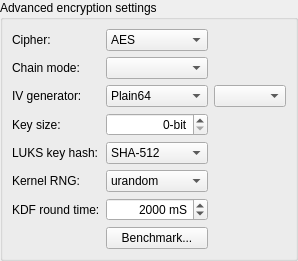
        <widget class="QWidget" name="Step_FDE">
         <layout class="QGridLayout" name="_6">
          <property name="leftMargin">
           <number>0</number>
          </property>
          <property name="topMargin">
           <number>0</number>
          </property>
          <property name="rightMargin">
           <number>0</number>
          </property>
          <property name="bottomMargin">
           <number>0</number>
          </property>
          <item row="1" column="0">
           <widget class="QGroupBox" name="encryptionBox">
            <property name="sizePolicy">
             <sizepolicy hsizetype="MinimumExpanding" vsizetype="Minimum">
              <horstretch>0</horstretch>
              <verstretch>0</verstretch>
             </sizepolicy>
            </property>
            <property name="title">
             <string>Advanced encryption settings</string>
            </property>
            <layout class="QGridLayout" name="gridLayout_5">
             <item row="6" column="1">
              <widget class="QComboBox" name="comboFDEhash">
               <property name="sizePolicy">
                <sizepolicy hsizetype="Minimum" vsizetype="Preferred">
                 <horstretch>0</horstretch>
                 <verstretch>0</verstretch>
                </sizepolicy>
               </property>
               <property name="toolTip">
                <string/>
               </property>
               <item>
                <property name="text">
                 <string>SHA-512</string>
                </property>
               </item>
               <item>
                <property name="text">
                 <string>SHA-256</string>
                </property>
               </item>
               <item>
                <property name="text">
                 <string>Whirlpool</string>
                </property>
               </item>
               <item>
                <property name="text">
                 <string>SHA-1</string>
                </property>
               </item>
               <item>
                <property name="text">
                 <string>RIPEMD-160</string>
                </property>
               </item>
              </widget>
             </item>
             <item row="5" column="1">
              <widget class="QSpinBox" name="spinFDEkeysize">
               <property name="sizePolicy">
                <sizepolicy hsizetype="Minimum" vsizetype="Fixed">
                 <horstretch>0</horstretch>
                 <verstretch>0</verstretch>
                </sizepolicy>
               </property>
               <property name="alignment">
                <set>Qt::AlignRight|Qt::AlignTrailing|Qt::AlignVCenter</set>
               </property>
               <property name="suffix">
                <string>-bit</string>
               </property>
              </widget>
             </item>
             <item row="22" column="1">
              <widget class="QSpinBox" name="spinFDEroundtime">
               <property name="sizePolicy">
                <sizepolicy hsizetype="Minimum" vsizetype="Preferred">
                 <horstretch>0</horstretch>
                 <verstretch>0</verstretch>
                </sizepolicy>
               </property>
               <property name="toolTip">
                <string/>
               </property>
               <property name="alignment">
                <set>Qt::AlignRight|Qt::AlignTrailing|Qt::AlignVCenter</set>
               </property>
               <property name="suffix">
                <string> mS</string>
               </property>
               <property name="maximum">
                <number>999999999</number>
               </property>
               <property name="singleStep">
                <number>1000</number>
               </property>
               <property name="value">
                <number>2000</number>
               </property>
              </widget>
             </item>
             <item row="6" column="0">
              <widget class="QLabel" name="labelFDEhash">
               <property name="sizePolicy">
                <sizepolicy hsizetype="Minimum" vsizetype="Preferred">
                 <horstretch>0</horstretch>
                 <verstretch>0</verstretch>
                </sizepolicy>
               </property>
               <property name="text">
                <string>LUKS key hash:</string>
               </property>
              </widget>
             </item>
             <item row="5" column="0">
              <widget class="QLabel" name="labelFDEkeysize">
               <property name="sizePolicy">
                <sizepolicy hsizetype="Minimum" vsizetype="Preferred">
                 <horstretch>0</horstretch>
                 <verstretch>0</verstretch>
                </sizepolicy>
               </property>
               <property name="text">
                <string>Key size:</string>
               </property>
              </widget>
             </item>
             <item row="25" column="0">
              <spacer name="verticalSpacer_6">
               <property name="orientation">
                <enum>Qt::Vertical</enum>
               </property>
               <property name="sizeHint" stdset="0">
                <size>
                 <width>0</width>
                 <height>0</height>
                </size>
               </property>
              </spacer>
             </item>
             <item row="22" column="0">
              <widget class="QLabel" name="labelFDEroundtime">
               <property name="sizePolicy">
                <sizepolicy hsizetype="Minimum" vsizetype="Preferred">
                 <horstretch>0</horstretch>
                 <verstretch>0</verstretch>
                </sizepolicy>
               </property>
               <property name="text">
                <string>KDF round time:</string>
               </property>
              </widget>
             </item>
             <item row="3" column="1">
              <widget class="QComboBox" name="comboFDEchain">
               <property name="sizePolicy">
                <sizepolicy hsizetype="Minimum" vsizetype="Preferred">
                 <horstretch>0</horstretch>
                 <verstretch>0</verstretch>
                </sizepolicy>
               </property>
              </widget>
             </item>
             <item row="2" column="0">
              <widget class="QLabel" name="labelFDEcipher">
               <property name="sizePolicy">
                <sizepolicy hsizetype="Minimum" vsizetype="Preferred">
                 <horstretch>0</horstretch>
                 <verstretch>0</verstretch>
                </sizepolicy>
               </property>
               <property name="text">
                <string>Cipher:</string>
               </property>
              </widget>
             </item>
             <item row="2" column="1">
              <widget class="QComboBox" name="comboFDEcipher">
               <property name="sizePolicy">
                <sizepolicy hsizetype="Minimum" vsizetype="Preferred">
                 <horstretch>0</horstretch>
                 <verstretch>0</verstretch>
                </sizepolicy>
               </property>
               <property name="toolTip">
                <string/>
               </property>
               <property name="currentIndex">
                <number>1</number>
               </property>
               <item>
                <property name="text">
                 <string>Serpent</string>
                </property>
               </item>
               <item>
                <property name="text">
                 <string>AES</string>
                </property>
               </item>
               <item>
                <property name="text">
                 <string>Twofish</string>
                </property>
               </item>
               <item>
                <property name="text">
                 <string>CAST6</string>
                </property>
               </item>
               <item>
                <property name="text">
                 <string>Blowfish</string>
                </property>
               </item>
              </widget>
             </item>
             <item row="24" column="1">
              <widget class="QPushButton" name="buttonBenchmarkFDE">
               <property name="sizePolicy">
                <sizepolicy hsizetype="Minimum" vsizetype="Preferred">
                 <horstretch>0</horstretch>
                 <verstretch>0</verstretch>
                </sizepolicy>
               </property>
               <property name="toolTip">
                <string/>
               </property>
               <property name="text">
                <string>Benchmark...</string>
               </property>
              </widget>
             </item>
             <item row="4" column="2">
              <widget class="QComboBox" name="comboFDEivhash">
               <property name="enabled">
                <bool>true</bool>
               </property>
               <property name="sizePolicy">
                <sizepolicy hsizetype="Minimum" vsizetype="Preferred">
                 <horstretch>0</horstretch>
                 <verstretch>0</verstretch>
                </sizepolicy>
               </property>
              </widget>
             </item>
             <item row="4" column="1">
              <widget class="QComboBox" name="comboFDEivgen">
               <property name="sizePolicy">
                <sizepolicy hsizetype="Minimum" vsizetype="Preferred">
                 <horstretch>0</horstretch>
                 <verstretch>0</verstretch>
                </sizepolicy>
               </property>
               <property name="currentIndex">
                <number>1</number>
               </property>
               <item>
                <property name="text">
                 <string>ESSIV</string>
                </property>
               </item>
               <item>
                <property name="text">
                 <string>Plain64</string>
                </property>
               </item>
               <item>
                <property name="text">
                 <string>Plain64BE</string>
                </property>
               </item>
               <item>
                <property name="text">
                 <string>Plain</string>
                </property>
               </item>
               <item>
                <property name="text">
                 <string>BENBI</string>
                </property>
               </item>
              </widget>
             </item>
             <item row="4" column="0">
              <widget class="QLabel" name="labelFDEivgen">
               <property name="sizePolicy">
                <sizepolicy hsizetype="Minimum" vsizetype="Preferred">
                 <horstretch>0</horstretch>
                 <verstretch>0</verstretch>
                </sizepolicy>
               </property>
               <property name="text">
                <string>IV generator:</string>
               </property>
              </widget>
             </item>
             <item row="3" column="0">
              <widget class="QLabel" name="labelFDEchain">
               <property name="sizePolicy">
                <sizepolicy hsizetype="Minimum" vsizetype="Preferred">
                 <horstretch>0</horstretch>
                 <verstretch>0</verstretch>
                </sizepolicy>
               </property>
               <property name="text">
                <string>Chain mode:</string>
               </property>
              </widget>
             </item>
             <item row="4" column="3">
              <spacer name="horizontalSpacer_4">
               <property name="orientation">
                <enum>Qt::Horizontal</enum>
               </property>
               <property name="sizeHint" stdset="0">
                <size>
                 <width>0</width>
                 <height>0</height>
                </size>
               </property>
              </spacer>
             </item>
             <item row="21" column="0">
              <widget class="QLabel" name="labelFDErandom">
               <property name="text">
                <string>Kernel RNG:</string>
               </property>
              </widget>
             </item>
             <item row="21" column="1">
              <widget class="QComboBox" name="comboFDErandom">
               <item>
                <property name="text">
                 <string>urandom</string>
                </property>
               </item>
               <item>
                <property name="text">
                 <string>random</string>
                </property>
               </item>
              </widget>
             </item>
            </layout>
           </widget>
          </item>
         </layout>
        </widget>
